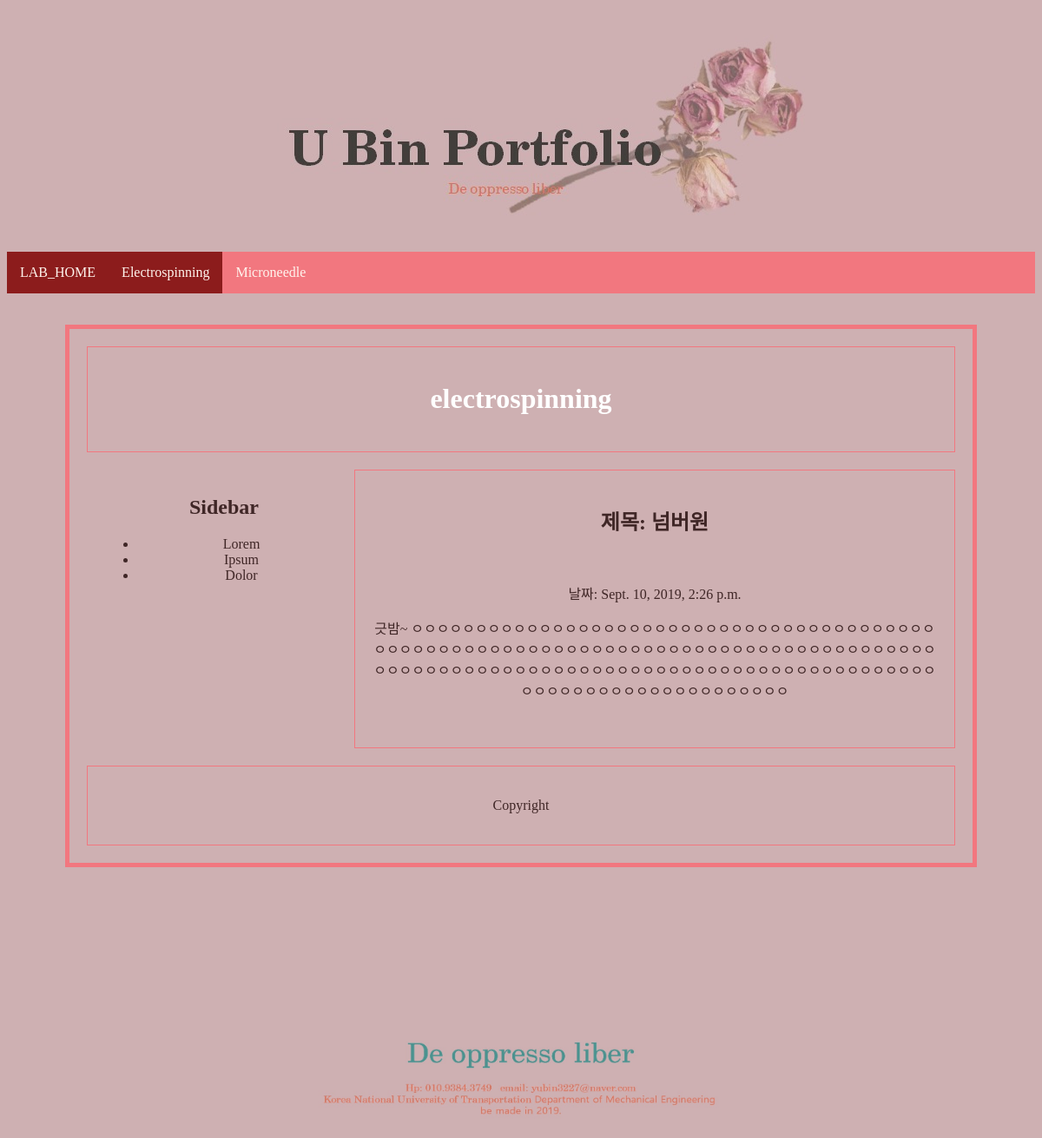
Page /blog/1/ on the committed database.
### myapp/models.py (models this page shows, shortened)
class Blog (models.Model):
    objects = models.Manager()
    title = models.CharField(max_length=200)
    pub_date = models.DateTimeField('date published')
    upload = models.FileField(upload_to='uploads/')
    body = models.TextField()

### myapp/views.py (the view)
# urls.py: path('blog/<int:blog_id>/', myapp.views.detail, name='detail'),
def detail(request, blog_id):
    blog_detail = get_object_or_404(Blog, pk = blog_id)
    return render(request, 'detail.html',{'blog':blog_detail})

### myapp/templates/detail.html (shortened to what this page needs)
    {% load staticfiles %}
    <!DOCTYPE html>
    <html lang="ko">
    <head>
    </head>
    <body>
        <body background="{% static 'backgroung.jpg'%}">
        <body style="text-align: center"></body>
        <a href="{% url 'home' %}"><img src="{% static 'title-pink.jpg'%}" alt="title">
            <nav>
                <ul class="nav-container">
                    <li class="nav-item"><a href="{% url 'Lab_home' %}">LAB_HOME</a>
                    <li class="nav-item"><a href="{% url 'electrospinning' %}">Electrospinning</a>
                    <li class="nav-item"><a href="{% url 'microneedle' %}">Microneedle</a>
                </ul>
            </nav> <br><br>
        <div id="jb-container">
                <div id="jb-header">
                    <h1>electrospinning</h1>
                </div>
                <div id="jb-content">
                  <h2>제목: {{ blog.title }}</h2>
                    <br>
                        <div class="container">
                                <p> 날짜: {{ blog.pub_date }}</p>
                                <p>  {{ blog.body }} </p>
                        </div> <br>
                </div>
                <div id="jb-sidebar">
                  <h2>Sidebar</h2>
                  <ul>
                    <li>Lorem</li>
                    <li>Ipsum</li>
                    <li>Dolor</li>
                  </ul>
                </div>
                <div id="jb-footer">
                  <p>Copyright</p>
                </div>
              </div>
        <img src="{% static 'total-bottom.jpg'%}" alt="bottom" width="800" height="300">
    </body>
    </html>

### myapp/templates/detail.html (style rules this page uses)
.nav-container { display: flex; flex-direction: row; width: 100%; margin:0%; padding:0%; background-color: #F2777F; list-style-type: none }
.nav-item { padding: 15px; cursor: pointer; }
.nav-item a { text-align: center; text-decoration: none; color:seashell; }
.nav-item:nth-child(2) { background-color: rgba(139, 27, 27, 0.986) }
.nav-item:nth-child(3) { background-color: rgba(139, 27, 27, 0.986) }
#jb-container { width: 1000px; margin: 0px auto; padding: 20px; border: 5px solid #F2777F; }
#jb-header { padding: 20px; margin-bottom: 20px; border: 1px solid #F2777F; }
#jb-content { width: 650px; padding: 20px; margin-bottom: 20px; float: right; border: 1px solid #F2777F; }
#jb-sidebar { width: 280px; padding: 10px; margin-bottom: 10px; float: right; }
#jb-footer { clear: both; padding: 20px; border: 1px solid #F2777F; }
body { font-family: 'GyeonggiBatang'; color:rgb(63, 38, 38); }
h1 { color:rgb(255, 255, 255) }

### rows in the picture
Blog: title "넘버원", pub_date "Sept. 10, 2019, 2:26 p.m.", body "긋밤~ ㅇㅇㅇㅇㅇㅇㅇㅇㅇㅇㅇㅇㅇㅇㅇㅇㅇㅇㅇㅇㅇㅇㅇㅇㅇㅇㅇㅇㅇㅇㅇㅇㅇㅇㅇㅇㅇㅇㅇㅇㅇㅇㅇㅇㅇㅇㅇㅇㅇㅇㅇㅇㅇㅇㅇㅇㅇㅇㅇㅇㅇㅇㅇㅇㅇㅇㅇㅇㅇㅇㅇㅇㅇㅇㅇㅇㅇㅇㅇㅇㅇㅇㅇㅇㅇㅇㅇㅇㅇㅇㅇㅇㅇㅇㅇㅇㅇㅇㅇㅇㅇㅇㅇㅇㅇㅇㅇㅇㅇㅇㅇㅇㅇㅇㅇㅇㅇㅇㅇㅇㅇㅇㅇㅇㅇㅇㅇㅇㅇㅇㅇㅇㅇㅇㅇㅇㅇㅇㅇㅇㅇㅇㅇㅇㅇㅇㅇㅇㅇㅇ"
